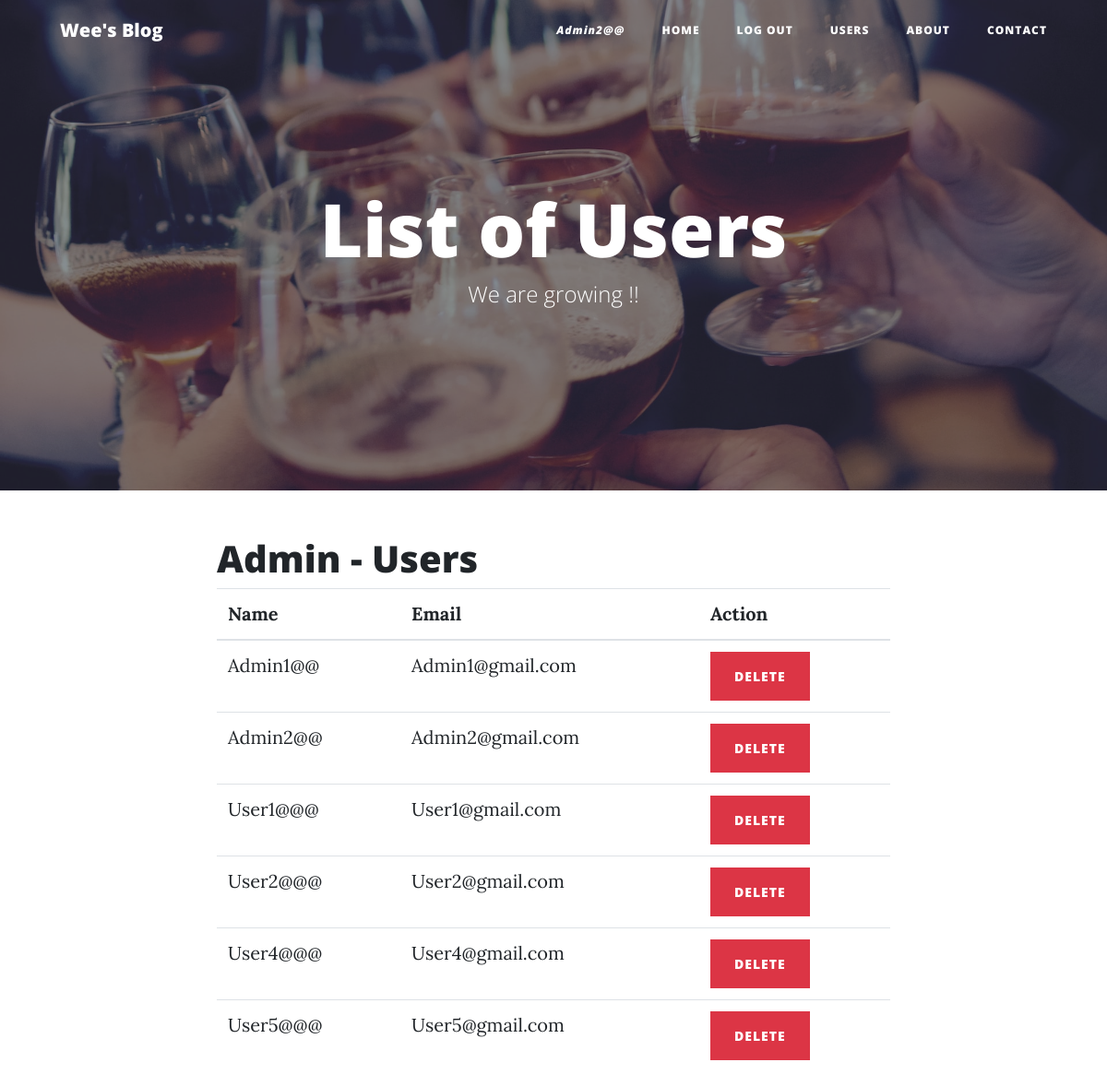
The app's page /admin/users (signed in) with its own data.
### main.py (models this page shows)
class User(UserMixin, db.Model):
    __tablename__ = "users"
    id = db.Column(db.Integer, primary_key=True)
    email = db.Column(db.String(250), unique=True)
    password = db.Column(db.String(250))
    name = db.Column(db.String(100))
    b_posts = db.relationship("BlogPost", back_populates="author", lazy=True)
    comments = relationship("Comment", back_populates="comment_author", lazy=True)

### main.py (the view)
@app.route('/admin/users', methods=['GET', 'POST'])
@admin_only
def admin_users():
    users = User.query.all()  # Fetch all users from the database
    form = DeleteUserForm()  # Instantiate the DeleteUserForm
    if request.method == 'POST':
        return render_template('delete_user.html', user=request.form.get('user_id'), form=form)
    return render_template('admin_users.html', users=users, form=form)

### main.py (called while the page is built)
@login_manager.user_loader
def load_user(user_id):
    return User.query.get(int(user_id))   # get id from session,then retrieve user object from database

def admin_only(f):
    @wraps(f)
    def decorated_function(*args, **kwargs):
        if not current_user.is_authenticated or current_user.id not in [1, 2]:
            return abort(403)
        return f(*args, **kwargs)
    return decorated_function

### templates/admin_users.html
{% include "header.html" %}
  <header class="masthead" style="background-image: url({{ url_for('static', filename='img/admin_user.jpg')}})">
    <div class="overlay"></div>
    <div class="container">
      <div class="row">
        <div class="col-lg-8 col-md-10 mx-auto">
          <div class="page-heading">
            <h1>List of Users</h1>
            <span class="subheading">We are growing !!</span>
          </div>
        </div>
      </div>
    </div>
  </header>
<div class="container">
    <div class="row">
        <div class="col-lg-8 col-md-10 mx-auto">
          {% block content %}
              <h1>Admin - Users</h1>
              <table class="table">
                  <thead>
                      <tr>
                          <th>Name</th>
                          <th>Email</th>
                          <th>Action</th>
                      </tr>
                  </thead>
                  <tbody>
                      {% for user in users %}
                          <tr>
                              <td>{{ user.name }}</td>
                              <td>{{ user.email }}</td>
                              <td>
                                <a href="{{ url_for('delete_user', user_id=user.id) }}" class="btn btn-danger">Delete</a>
                              </td>
                          </tr>
                      {% endfor %}
                  </tbody>
              </table>
          {% endblock %}
        </div>
    </div>
</div>

### templates/header.html (shortened to what this page needs)
<!DOCTYPE html>
<html lang="en">
<head>
  <link href="{{ url_for('static', filename='vendor/bootstrap/css/bootstrap.min.css') }}" rel="stylesheet">
  <link href="{{ url_for('static', filename='vendor/fontawesome-free/css/all.min.css')}}" rel="stylesheet" type="text/css">
  <link href="{{ url_for('static', filename='css/clean-blog.min.css')}}" rel="stylesheet">
</head>
<body>
  <nav class="navbar navbar-expand-lg navbar-light fixed-top" id="mainNav">
    <div class="container">
      <a class="navbar-brand" href="{{url_for('get_all_posts')}}">Wee's Blog</a>
      <div class="collapse navbar-collapse" id="navbarResponsive">
        <ul class="navbar-nav ml-auto">
          {% if not current_user.is_authenticated %}
          <li class="nav-item">
            <a class="nav-link" href="{{ url_for('get_all_posts') }}">Home</a>
          </li>
          <li class="nav-item">
            <a class="nav-link" href="{{ url_for('login') }}">Login</a>
          </li>
          <li class="nav-item">
            <a class="nav-link" href="{{ url_for('register') }}">Register</a>
          </li>
          {% else %}
          <li class="nav-item">
            <a class="nav-link" href="{{ url_for('get_all_posts') }}" style="text-transform: capitalize;font-style: italic;">{{current_user.name}}</a>
          </li>
          <li class="nav-item">
            <a class="nav-link" href="{{ url_for('get_all_posts') }}">Home</a>
          </li>
          <li class="nav-item">
            <a class="nav-link" href="{{ url_for('logout') }}">Log Out</a>
          </li>
          {% if current_user.is_authenticated and current_user.id in [1, 2] %}
          <li class="nav-item">
            <a class="nav-link" href="{{ url_for('admin_users') }}">Users</a>
          </li>
          {% endif %}
          {% endif %}
          <li class="nav-item">
            <a class="nav-link" href="{{ url_for('about') }}">About</a>
          </li>
          <li class="nav-item">
            <a class="nav-link" href="{{ url_for('contact') }}">Contact</a>
          </li>
        </ul>
      </div>
    </div>
  </nav>

### records on screen
User: name "Admin2@@", email "Admin2@gmail.com"
User: name "Admin1@@", email "Admin1@gmail.com"
User: name "User1@@@", email "User1@gmail.com"
User: name "User2@@@", email "User2@gmail.com"
User: name "User4@@@", email "User4@gmail.com"
User: name "User5@@@", email "User5@gmail.com"
